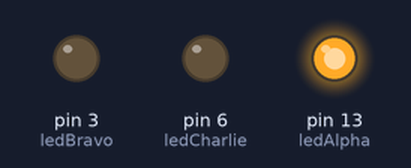
The sketch below on a simulated Arduino Uno, built with avr-gcc and run on an emulated ATmega328P. Parts: output pins drawn as LEDs (lit = HIGH). Random numbers use the default seed unless the sketch sets one.

Above: at 1.0 s.
At 17.75 s:
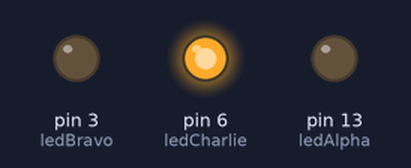
At 34.8 s:
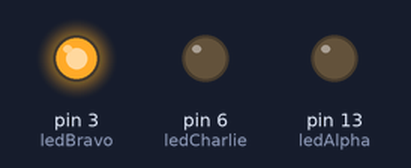
Timing chart, 0 to 39.2 s (numbered marks = the images above):
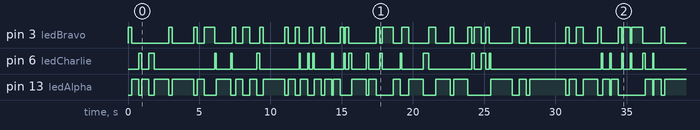

The sketch:

LED.ino
```cpp
const int ledAlpha = 13;
const int ledBravo = 3;
const int ledCharlie = 6;

const int slowInterval = 500;
const int midInterval = 250;
const int fastInterval = 100;

int ledArray[3] = {ledAlpha, ledBravo, ledCharlie};
int delayArray[3] = {slowInterval, midInterval, fastInterval};

void setup() {
  pinMode(ledAlpha, OUTPUT);
  pinMode(ledBravo, OUTPUT);
  pinMode(ledCharlie, OUTPUT);
}

void loop() {

  // choose an LED at random
  int randomLED = rand() % 3;
  int selectedLED = ledArray[randomLED];

  // choose a random delay amount
  int randomDelay = rand() % 3;
  int selectedDelay = delayArray[randomLED];


  // turn on selected LED for selected delay
  digitalWrite(selectedLED, HIGH);
  delay(selectedDelay);


  // turn all lights off at end of loop
  digitalWrite(ledAlpha, LOW);
  digitalWrite(ledBravo, LOW);
  digitalWrite(ledCharlie, LOW);

}
```

Measured:
- by itself, pin 3 (ledBravo): LOW → HIGH at 0.00 s, → LOW 0.25 s later, → HIGH 2.6 s later, → LOW 0.25 s later, … (60 changes in this stretch)
- by itself, pin 6 (ledCharlie): LOW → HIGH at 0.75 s, → LOW 0.20 s later, → HIGH 0.50 s later, → LOW 0.40 s later, … (48 changes in this stretch)
- by itself, pin 13 (ledAlpha): LOW → HIGH at 0.25 s, → LOW 0.50 s later, → HIGH 0.20 s later, → LOW 0.50 s later, … (59 changes in this stretch)
